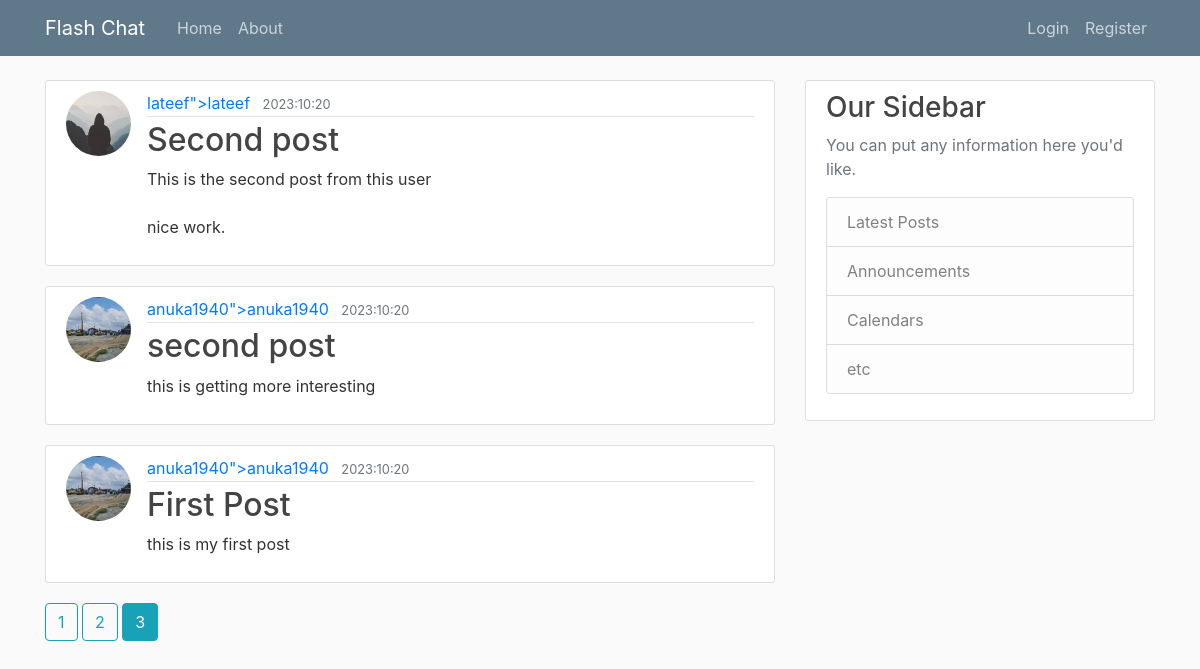
Screenshot of /home?page=3 with the database file from the repository.
### flash_chat/models.py (models this page shows, shortened)
class Post(db.Model):
        id = db.Column(db.Integer, primary_key=True)
        title = db.Column(db.String(100), nullable=False)
        date_posted = db.Column(db.DateTime, nullable=False, default=datetime.utcnow)
        content = db.Column(db.Text, nullable=False)
        user_id = db.Column(db.Integer, db.ForeignKey("user.id"), nullable=False)

class User(db.Model, UserMixin):
    id = db.Column(db.Integer, primary_key=True)
    username = db.Column(db.String(20), unique = True, nullable=False)
    email = db.Column(db.String(120), unique = True, nullable=False)
    image_file = db.Column(db.String(20), nullable=False, default="default.jpg")
    password = db.Column(db.String(60), nullable=False)
    posts = db.relationship("Post", backref="author", lazy=True)

### flash_chat/route.py (the view)
@app.route("/")
@app.route("/home")
def home():
    page = request.args.get('page', 1, type=int)
    posts = Post.query.order_by(Post.date_posted.desc()).paginate(page=page, per_page=3)
    return render_template("home.html", posts=posts)

### flash_chat/template/home.html
{% extends "layout.html" %}
{% block content %}
    {% for post in posts.items %}
        <article class="media content-section">
        <img class="rounded-circle article-img" src="{{ url_for('static', filename='profile_pics/' + post.author.image_file) }}">
          <div class="media-body">
            <div class="article-metadata">
              <a class="mr-2" href="{{ url_for('user_posts', username=post.author.username) }}">{{ post.author.username }}">{{ post.author.username }}</a>
              <small class="text-muted">{{ post.date_posted.strftime('%Y:%m:%d') }}</small>
            </div>
            <h2><a class="article-title" href="{{ url_for('post', post_id=post.id )}}">{{post.title }}</a></h2>
            <p class="article-content">{{ post.content }}</p>
          </div>
        </article>
      {% endfor %}
        {% for page_num in posts.iter_pages(left_edge=1, right_edge=1, left_current=1, right_current=2) %}
        {% if page_num %}
          {% if posts.page == page_num %}
            <a class="btn btn-info mb-4" href="{{ url_for('home', page=page_num) }}">{{ page_num }}</a>
          {% else %}
            <a class="btn btn-outline-info mb-4" href="{{ url_for('home', page=page_num) }}">{{ page_num }}</a>
          {% endif %}
        {% else %}
          ...
        {% endif %}
      {% endfor %}
{% endblock content %}

### flash_chat/static/main.css (style rules this page uses)
body { background: #fafafa; color: #333333; margin-top: 5rem; }
h1, h2, h3, h4, h5, h6 { color: #444444; }
.content-section { background: #ffffff; padding: 10px 20px; border: 1px solid #dddddd; border-radius: 3px; margin-bottom: 20px; }
.article-title { color: #444444; }
.article-content { white-space: pre-line; }
.article-img { height: 65px; width: 65px; margin-right: 16px; }
.article-metadata { padding-bottom: 1px; margin-bottom: 4px; border-bottom: 1px solid #e3e3e3 }

### rows the page displays
Post: image_file (placeholder picture), author.username "lateef", date_posted "2023:10:20", title "Second post", content "This is the second post from this user nice work."
Post: image_file (picture), author.username "anuka1940", date_posted "2023:10:20", title "second post", content "this is getting more interesting"
Post: image_file (picture), author.username "anuka1940", date_posted "2023:10:20", title "First Post", content "this is my first post"

### other values shown
{{ page_num }} "1" "2"
{{ page_num }} "3"
